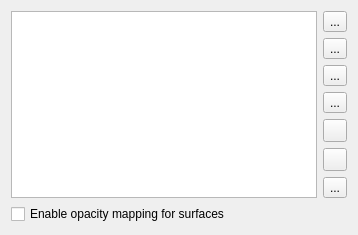
<?xml version="1.0" encoding="UTF-8"?>
<ui version="4.0">
 <class>ColorAnnotationsPropertyWidget</class>
 <widget class="QWidget" name="ColorAnnotationsPropertyWidget">
  <property name="geometry">
   <rect>
    <x>0</x>
    <y>0</y>
    <width>358</width>
    <height>230</height>
   </rect>
  </property>
  <property name="windowTitle">
   <string>Form</string>
  </property>
  <layout class="QGridLayout" name="gridLayout">
   <item row="0" column="1">
    <layout class="QVBoxLayout" name="verticalLayout">
     <item>
      <widget class="QToolButton" name="Add">
       <property name="toolTip">
        <string>Add new entry</string>
       </property>
       <property name="text">
        <string>...</string>
       </property>
       <property name="icon">
        <iconset resource="../../../Widgets/Resources/QtWidgets.qrc">
         <normaloff>:/QtWidgets/Icons/pqPlus16.png</normaloff>:/QtWidgets/Icons/pqPlus16.png</iconset>
       </property>
      </widget>
     </item>
     <item>
      <widget class="QToolButton" name="Remove">
       <property name="toolTip">
        <string>Remove current entry</string>
       </property>
       <property name="text">
        <string>...</string>
       </property>
       <property name="icon">
        <iconset resource="../../../Widgets/Resources/QtWidgets.qrc">
         <normaloff>:/QtWidgets/Icons/pqMinus16.png</normaloff>:/QtWidgets/Icons/pqMinus16.png</iconset>
       </property>
      </widget>
     </item>
     <item>
      <widget class="QToolButton" name="AddActive">
       <property name="toolTip">
        <string>Add active values from selected source</string>
       </property>
       <property name="text">
        <string>...</string>
       </property>
       <property name="icon">
        <iconset resource="../../../Components/Resources/pqComponents.qrc">
         <normaloff>:/pqWidgets/Icons/pqFilter16.png</normaloff>:/pqWidgets/Icons/pqFilter16.png</iconset>
       </property>
      </widget>
     </item>
     <item>
      <widget class="QToolButton" name="AddActiveFromVisible">
       <property name="toolTip">
        <string>Add active values from visible pipeline objects</string>
       </property>
       <property name="text">
        <string>...</string>
       </property>
       <property name="icon">
        <iconset resource="../../../Components/Resources/pqComponents.qrc">
         <normaloff>:/pqWidgets/Icons/pqFilterEyeball16.png</normaloff>:/pqWidgets/Icons/pqFilterEyeball16.png</iconset>
       </property>
      </widget>
     </item>
     <item>
      <widget class="QToolButton" name="ChoosePreset">
       <property name="toolTip">
        <string>Choose preset</string>
       </property>
       <property name="text">
        <string/>
       </property>
       <property name="icon">
        <iconset resource="../../../Components/Resources/pqComponents.qrc">
         <normaloff>:/pqWidgets/Icons/pqFavorites16.png</normaloff>:/pqWidgets/Icons/pqFavorites16.png</iconset>
       </property>
      </widget>
     </item>
     <item>
      <widget class="QToolButton" name="SaveAsPreset">
       <property name="toolTip">
        <string>Save to preset</string>
       </property>
       <property name="text">
        <string/>
       </property>
       <property name="icon">
        <iconset resource="../../../Components/Resources/pqComponents.qrc">
         <normaloff>:/pqWidgets/Icons/pqSave16.png</normaloff>:/pqWidgets/Icons/pqSave16.png</iconset>
       </property>
      </widget>
     </item>
     <item>
      <spacer name="verticalSpacer">
       <property name="orientation">
        <enum>Qt::Vertical</enum>
       </property>
       <property name="sizeHint" stdset="0">
        <size>
         <width>20</width>
         <height>1</height>
        </size>
       </property>
      </spacer>
     </item>
     <item>
      <widget class="QToolButton" name="DeleteAll">
       <property name="toolTip">
        <string>Delete all annotations</string>
       </property>
       <property name="text">
        <string>...</string>
       </property>
       <property name="icon">
        <iconset resource="../../../Widgets/Resources/QtWidgets.qrc">
         <normaloff>:/QtWidgets/Icons/pqDelete16.png</normaloff>:/QtWidgets/Icons/pqDelete16.png</iconset>
       </property>
      </widget>
     </item>
    </layout>
   </item>
   <item row="0" column="0">
    <widget class="pqExpandableTableView" name="AnnotationsTable">
     <property name="dragDropMode">
      <enum>QAbstractItemView::InternalMove</enum>
     </property>
     <property name="defaultDropAction">
      <enum>Qt::MoveAction</enum>
     </property>
     <property name="alternatingRowColors">
      <bool>true</bool>
     </property>
     <property name="selectionBehavior">
      <enum>QAbstractItemView::SelectRows</enum>
     </property>
     <property name="maximumRowCountBeforeScrolling" stdset="0">
      <number>10</number>
     </property>
     <attribute name="verticalHeaderVisible">
      <bool>false</bool>
     </attribute>
    </widget>
   </item>
   <item row="1" column="0" colspan="2">
    <widget class="QCheckBox" name="EnableOpacityMapping">
     <property name="toolTip">
      <string>&lt;html&gt;&lt;head/&gt;&lt;body&gt;&lt;p&gt;When checked, the opacity function is used to render translucent surfaces.&lt;/p&gt;&lt;/body&gt;&lt;/html&gt;</string>
     </property>
     <property name="text">
      <string>Enable opacity mapping for surfaces</string>
     </property>
    </widget>
   </item>
  </layout>
 </widget>
 <customwidgets>
  <customwidget>
   <class>pqExpandableTableView</class>
   <extends>QTableView</extends>
   <header>pqExpandableTableView.h</header>
  </customwidget>
 </customwidgets>
 <resources>
  <include location="../../../Components/Resources/pqComponents.qrc"/>
  <include location="../pqApplicationComponents.qrc"/>
  <include location="../../../Core/Resources/pqCore.qrc"/>
  <include location="../../../Widgets/Resources/QtWidgets.qrc"/>
 </resources>
 <connections/>
</ui>
